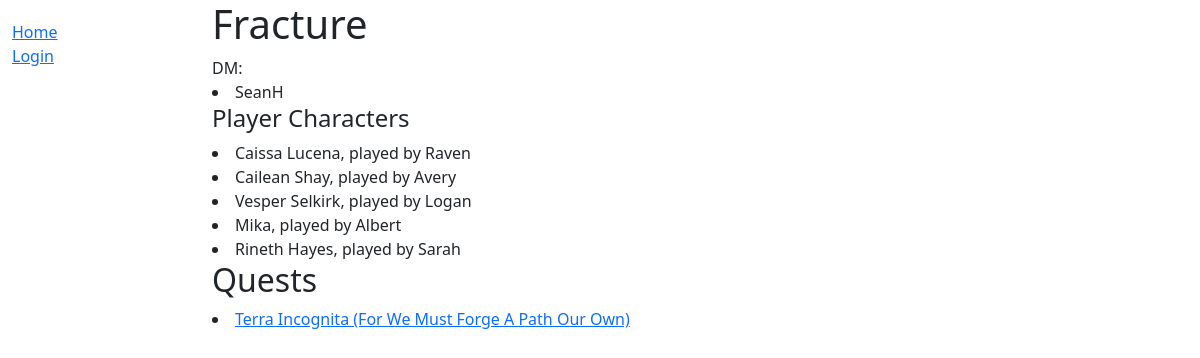
/catalog/campaign/2, run on the app's committed database.
### Profiles/models.py (models this page shows)
class MyUser(AbstractUser):
    def __str__(self):
        return self.username

### catalog/models.py (models this page shows, shortened)
class Character(models.Model):
    name = models.CharField(max_length=512, null=False)
    player = models.ForeignKey(UserModel, on_delete=models.CASCADE, null=False, blank=False)
    campaign = models.ForeignKey(Campaign, on_delete=models.CASCADE, null=False, blank=False)

class Quest(models.Model):
    name = models.CharField(max_length=512, null=False)
    campaign = models.ForeignKey(Campaign, on_delete=models.CASCADE, null=False, blank=False)
    summary = models.TextField(
        max_length=10000)
    is_complete = models.BooleanField(default=False)
    class Meta:
        permissions = (
            ('dm_auth', 'DM Authority'),
        )
    def get_absolute_url(self):
        return reverse('quest-detail', args=[str(self.id)])

### catalog/views.py (the view)
# urls.py: path('campaign/<int:pk>', views.CampaignDetailView.as_view(), name='campaign-detail'),
class CampaignDetailView(generic.DetailView):
    model = Campaign

### catalog/templates/catalog/campaign_detail.html (shortened to what this page needs)
{% extends "base_generic.html" %}
{% block content %}
    <h1>{{campaign.name}}</h1>
    DM:
    {% for dm in campaign.dm.all %}
    <li>{{dm}}</li>
    {%endfor%}
    <h4>Player Characters</h4>
    {% for character in campaign.character_set.all %}
    <li>{{ character.name }}, played by {{character.player}}</li>
    {%endfor%}
    <h2>Quests</h2>
    {% for quest in campaign.quest_set.all %}
    <li><a href="{{ quest.get_absolute_url }}">{{ quest.name }}</a></li>
    {%endfor%}
{% endblock %}

### catalog/templates/base_generic.html (shortened to what this page needs)
<!DOCTYPE html>
<html lang="en">
  <head>
    <link href="https://cdn.jsdelivr.net/npm/bootstrap@5.3.3/dist/css/bootstrap.min.css"
      rel="stylesheet"
>
    {% load static %}
    <link rel="stylesheet" href="{% static 'css/styles.css' %}" />
  </head>
  <body>
    <div class="container-fluid">
      <div class="row">
        <div class="col-sm-2">
          {% block sidebar %}
            <ul class="sidebar-nav">
              <li><a href="{% url 'index' %}">Home</a></li>
             {% if user.is_authenticated %}
               <li>User: {{ user.get_username }}</li>
               <li>
                 <form id="logout-form" method="post" action="{% url 'logout' %}">
                   {% csrf_token %}
                   <button type="submit" class="btn btn-link">Logout</button>
                 </form>
               </li>
               <li><a href="{% url 'my-campaigns' %}">My Campaigns</a></li>
               <li><a href="{% url 'campaign-create' %}">Create a campaign</a></li>
             {% else %}
               <li><a href="{% url 'login' %}?next={{ request.path }}">Login</a></li>
             {% endif %}
            </ul>
          {% endblock %}
        </div>
        <div class="col-sm-10 ">{% block content %}{% endblock %}</div>
      </div>
    </div>
  </body>
</html>

### catalog/static/css/styles.css (style rules this page uses)
.sidebar-nav { margin-top: 20px; padding: 0; list-style: none; }

### data on the page
MyUser: username "SeanH"
Character: name "Caissa Lucena", player "Raven"
Character: name "Cailean Shay", player "Avery"
Character: name "Vesper Selkirk", player "Logan"
Character: name "Mika", player "Albert"
Character: name "Rineth Hayes", player "Sarah"
Quest: name "Terra Incognita (For We Must Forge A Path Our Own)"
